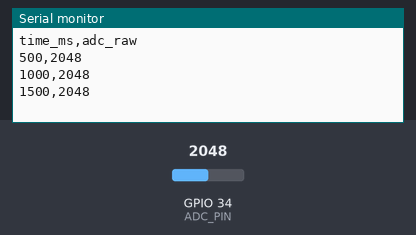
Recording of a sketch running on a simulated ESP32. Parts: the last lines printed to the serial monitor. The test bench sets the inputs (shaded band); at power-on: GPIO 34 (ADC_PIN) = 2048 (analog values on the 0–4095 scale).

Above: at 1.8 s.
1.9 s: GPIO 34 (ADC_PIN) set to 2866
At 2.31 s:
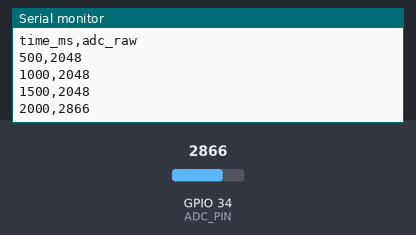
3.4 s: GPIO 34 (ADC_PIN) set to 3603
At 3.9 s:
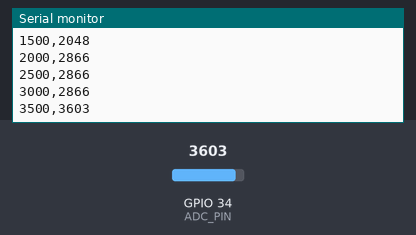
Timing chart, 0 to 6.4 s (numbered marks = the images above; inputs shaded):
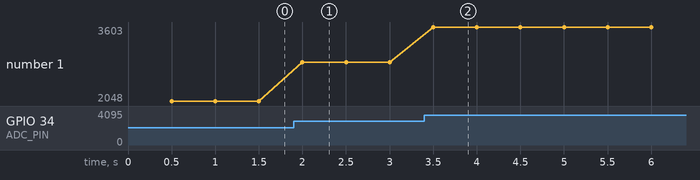

The sketch:

Task02_Capacitive.ino
```cpp
#include <Arduino.h>

constexpr uint8_t ADC_PIN = 34;
constexpr uint32_t SAMPLE_INTERVAL_MS = 500;
uint32_t lastSampleMs = 0;

void setup() {
  Serial.begin(115200);
  pinMode(ADC_PIN, INPUT);
  analogReadResolution(12);
  analogSetPinAttenuation(ADC_PIN, ADC_11db);

  Serial.println("# Module 4 Task 2 - Capacitive Liquid Level Measurement");
  Serial.println("time_ms,adc_raw");
}

void loop() {
  const uint32_t now = millis();
  if (now - lastSampleMs < SAMPLE_INTERVAL_MS) {
    delay(1);
    return;
  }
  lastSampleMs = now;

  const int raw = analogRead(ADC_PIN);
  Serial.printf("%lu,%d\n", static_cast<unsigned long>(now), raw);
}
```

Measured:
- after the input at 1.9 s, the serial monitor: prints a new line after 0.10 s (image 1)
- after the input at 3.4 s, the serial monitor: prints a new line after 0.10 s (image 2)
- plotted number 1: 2048 → 2866 after the input at 1.9 s, 2866 → 3603 after the input at 3.4 s
